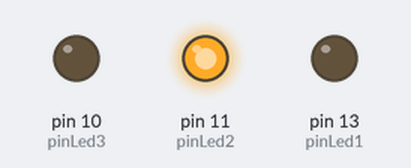
The sketch below on a simulated Arduino Uno, built with avr-gcc and run on an emulated ATmega328P. On the bench: output pins drawn as LEDs (lit = HIGH).

Above: at 0.2 s.
At 1.2 s:
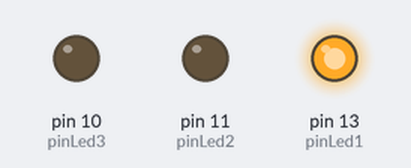
At 1.7 s:
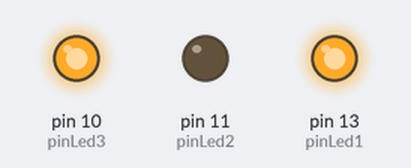
At 2.2 s:
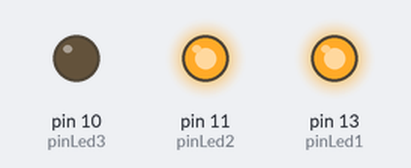
At 3.2 s:
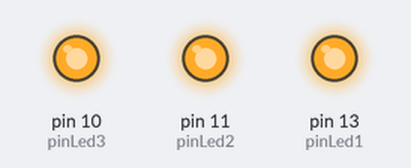
At 4.7 s:
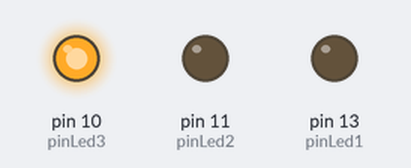
Timing chart, 0 to 5.2 s (numbered marks = the images above):
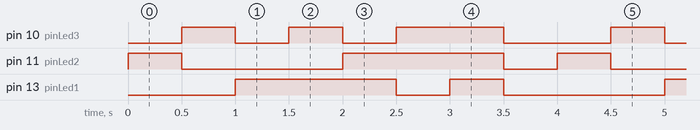

The sketch:

led_RGB_sample.ino
```cpp
#define pinLed1 13   // Pin R
#define pinLed2 11  // Pin G
#define pinLed3 10  // Pin B

void setup()
{
    pinMode(pinLed1, OUTPUT);
    pinMode(pinLed2, OUTPUT);
    pinMode(pinLed3, OUTPUT);
}

void loop() {
    // Verde
    digitalWrite(pinLed1, LOW);
    digitalWrite(pinLed2, HIGH);
    digitalWrite(pinLed3, LOW);
    delay(500);
    // Azul
    digitalWrite(pinLed1, LOW);
    digitalWrite(pinLed2, LOW);
    digitalWrite(pinLed3, HIGH);
    delay(500);
    // Rojo
    digitalWrite(pinLed1, HIGH);
    digitalWrite(pinLed2, LOW);
    digitalWrite(pinLed3, LOW);
    delay(500);
    //Violeta
    digitalWrite(pinLed1, HIGH);
    digitalWrite(pinLed2, LOW);
    digitalWrite(pinLed3, HIGH);
    delay(500);
    //Amarillo
    digitalWrite(pinLed1, HIGH);
    digitalWrite(pinLed2, HIGH);
    digitalWrite(pinLed3, LOW);
    delay(500);
    //Azul Marino
    digitalWrite(pinLed1, LOW);
    digitalWrite(pinLed2, HIGH);
    digitalWrite(pinLed3, HIGH);
    delay(500);
    //Blanco
    digitalWrite(pinLed1, HIGH);
    digitalWrite(pinLed2, HIGH);
    digitalWrite(pinLed3, HIGH);
    delay(500);
    // Negro - No presenta ningún color
    digitalWrite(pinLed1, LOW);
    digitalWrite(pinLed2, LOW);
    digitalWrite(pinLed3, LOW);
    delay(500);
}
```

Measured:
- by itself, pin 10 (pinLed3): repeats every 4.0 s: LOW 0.50 s, HIGH 0.50 s, LOW 0.50 s, HIGH 1.0 s, LOW 1.0 s, HIGH 0.50 s
- by itself, pin 11 (pinLed2): repeats every 4.0 s: LOW 1.5 s, HIGH 1.5 s, LOW 0.50 s, HIGH 0.50 s
- by itself, pin 13 (pinLed1): repeats every 4.0 s: LOW 0.50 s, HIGH 0.50 s, LOW 1.5 s, HIGH 1.5 s
